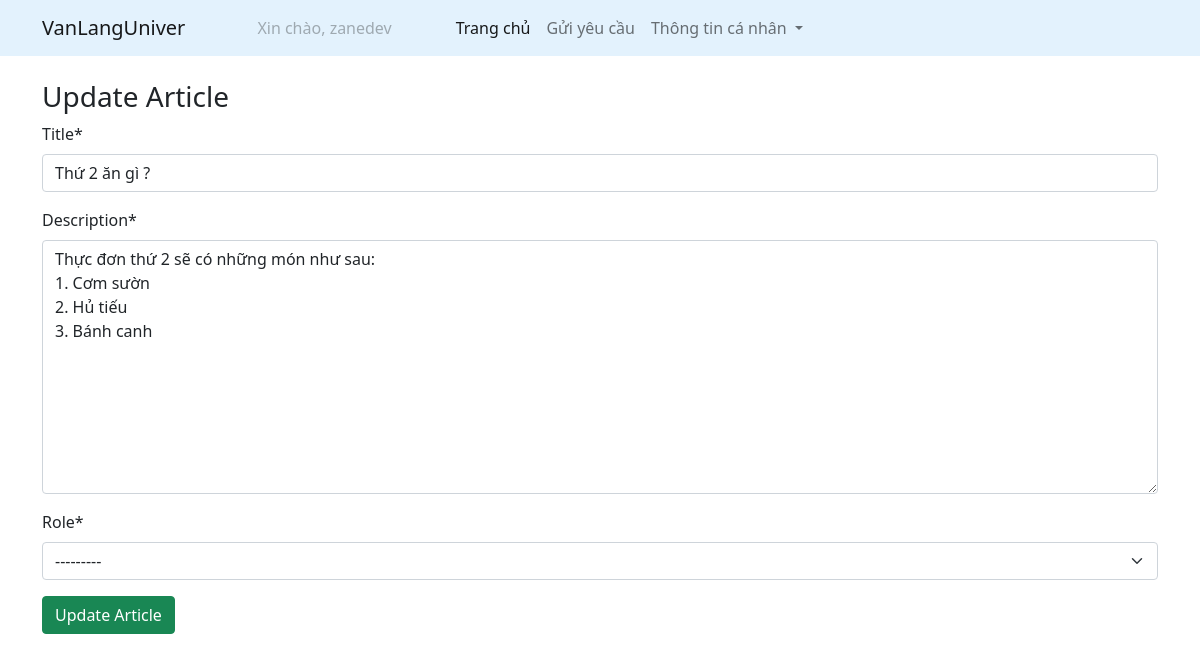
The page /update/food-monday/ (signed in) on the database its author committed.
### articles/models.py (models this page shows, shortened)
class Article(models.Model):
    title = models.CharField(max_length=200)
    description = models.TextField()
    slug = models.SlugField(max_length=100,unique=True)
    published = models.DateTimeField(auto_now_add=True)
    author = models.ForeignKey(User, on_delete=models.CASCADE)
    ROLE_CHOICES = (
        ('Student', 'Student'),
        ('Teacher', 'Teacher'),
        ('Orther', 'Orther'),
    )
    role = models.CharField(max_length=10, choices=ROLE_CHOICES,null=True)

### articles/views.py (the view)
# urls.py: path('update/<slug:slug>/',update_article,name='update_article'),
def update_article(request,slug):
    article = get_object_or_404(Article,slug=slug)
    form = ArticleUpdateForm(request.POST or None, instance=article)
    if form.is_valid():
        form.save()
        return redirect('article_list')
    return render(request, 'account/update.html', {'form':form})

### articles/forms.py
class ArticleUpdateForm(forms.ModelForm):
    class Meta:
        model = Article
        fields =('title','description','role')

### articles/templates/account/update.html (shortened to what this page needs)
{% extends 'base.html' %}
{% load crispy_forms_tags %}
{% block body %}
<div class="container mt-4 update_style">
    <form action="" method="post">
        <h3>Update Article</h3>
        {{form | crispy}}
        <input type="submit" value="Update Article" class="btn btn-success">
    </form>
</div>
{% endblock %}

### articles/templates/navbar.html (shortened to what this page needs)
<nav class="navbar navbar-expand-lg navbar navbar-light" style="background-color: #e3f2fd;">
    <div class="container">
      <a class="navbar-brand" href="{% url 'article_list' %}">VanLangUniver</a>
      <div class="collapse navbar-collapse" id="navbarNavDropdown">
        <ul class="navbar-nav">
          {% if request.user.is_authenticated %}
          <li class="nav-item mx-5">
            <a class="nav-link disabled">Xin chào, {{request.user.username}}</a>
          </li>
          <li class="nav-item">
            <a class="nav-link active" aria-current="page" href="{% url 'article_list' %}">Trang chủ</a>
          </li>
          <li class="nav-item">
            <a class="nav-link" href="{% url 'article_form' %}">Gửi yêu cầu</a>
          </li>
          <li class="nav-item dropdown">
            <a class="nav-link dropdown-toggle" href="#" id="navbarDropdownMenuLink" role="button" data-bs-toggle="dropdown" aria-expanded="false">
              Thông tin cá nhân
            </a>
          </li>
          {% endif %}
        </ul>
      </div>
    </div>
  </nav>

### articles/templates/account/update.html (style rules this page uses)
.update_style { width:700x; margin:auto; }

### rows shown on the page
Article: title "Thứ 2 ăn gì ?", description "Thực đơn thứ 2 sẽ có những món như sau: 1. Cơm sườn 2. Hủ tiếu 3. Bánh canh", role "---------"

### other values the page prints
{{ request.user.username }} "zanedev"
